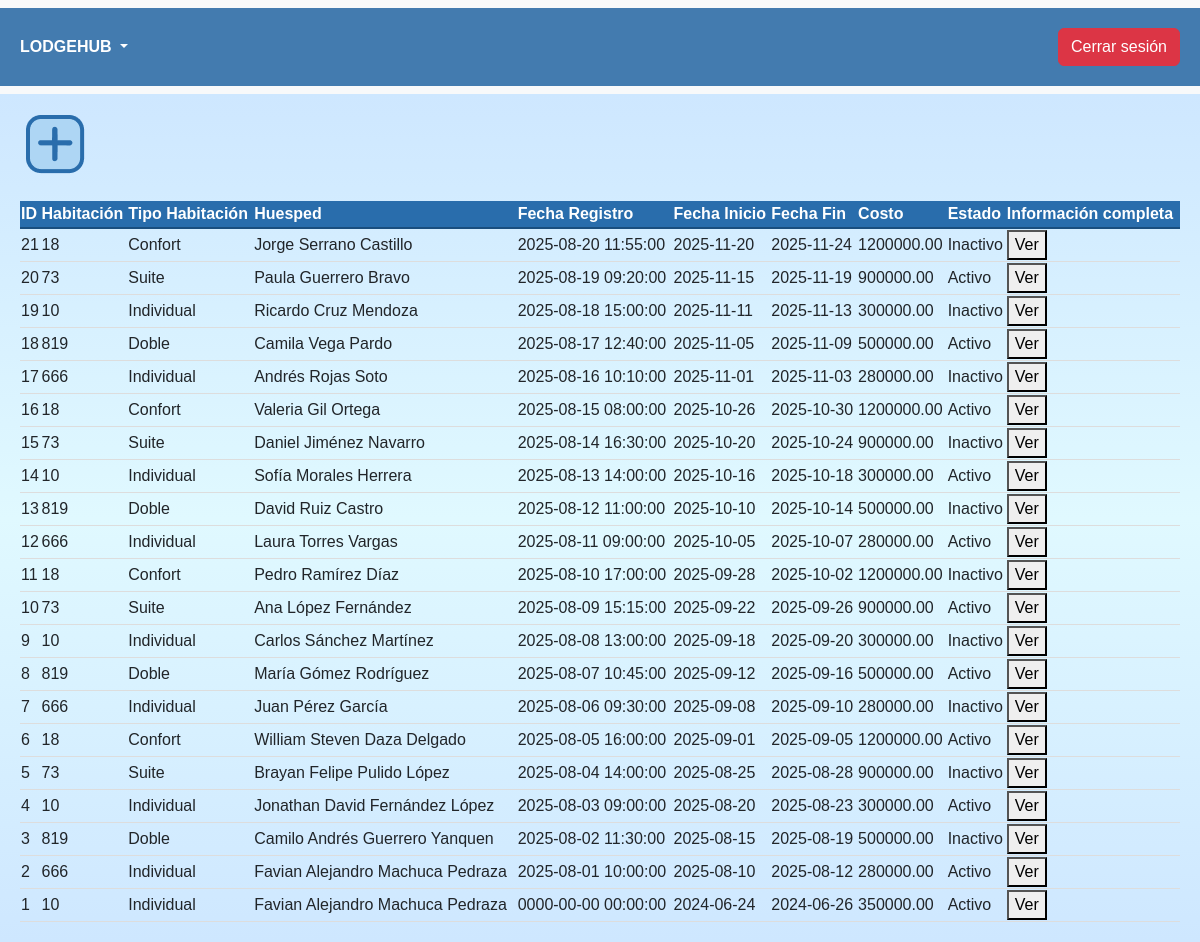
Screenshot of /6_Reservas/2R/mainReservas.php with the database file from the repository.
### tables this page shows
CREATE TABLE IF NOT EXISTS tp_reservas (id INT (3) AUTO_INCREMENT NOT NULL,
                                        costo DECIMAL(10,2) NOT NULL,
                                        fechainicio DATE NOT NULL,
                                        fechaFin DATE NOT NULL,
                                        cantidadAdultos INT (2) NULL,
                                        cantidadNinos INT (2) NULL,
                                        cantidadDiscapacitados INT (2) NULL,
                                        motivoReserva INT (3) NOT NULL,
                                        numeroHabitacion VARCHAR (5) NOT NULL,
                                        metodoPago int (3) NOT NULL,
                                        informacionAdicional TEXT,
                                        emp_numdocumento VARCHAR (15) NOT NULL,
                                        estado INT (3) NOT NULL,
                                        hue_numdocumento VARCHAR (15) NOT NULL,
                                        fechaRegistro DATETIME DEFAULT CURRENT_TIMESTAMP,


                                        PRIMARY KEY (id),
                                        FOREIGN KEY (motivoReserva) REFERENCES td_motivoreserva (id),
                                        FOREIGN KEY (numeroHabitacion) REFERENCES tp_habitaciones (numero),
                                        FOREIGN KEY (emp_numdocumento) REFERENCES tp_empleados (numDocumento),
                                        FOREIGN KEY (estado) REFERENCES td_estado(id),
                                        FOREIGN KEY (hue_numdocumento) REFERENCES tp_huespedes (numDocumento),
                                        FOREIGN KEY (metodoPago) REFERENCES td_metodopago (id)
                                        );

CREATE TABLE IF NOT EXISTS td_tipoHabitacion (id INT (3) AUTO_INCREMENT NOT NULL,
                                            descripcion VARCHAR (20) NOT NULL,

                                            PRIMARY KEY (id)
                                            );

CREATE TABLE IF NOT EXISTS tp_huespedes (numDocumento VARCHAR(15) NOT NULL,
                                        numTelefono VARCHAR (15) NOT NULL,
                                        correo VARCHAR(30) NOT NULL,
                                        nombres VARCHAR(50) NOT NULL,
                                        apellidos VARCHAR(50) NOT NULL,
                                        tipoDocumento INT(3) NOT NULL,
                                        sexo INT(3) NOT NULL,
                                        estadoCivil INT (3) NOT NULL,


                                        PRIMARY KEY (numDocumento),
                                        FOREIGN KEY (tipoDocumento) REFERENCES td_tipodocumento (id),
                                        FOREIGN KEY (sexo) REFERENCES td_sexo (id),
                                        FOREIGN KEY (estadoCivil) REFERENCES td_estadocivil (id)
                                        );

CREATE TABLE IF NOT EXISTS td_estado (id INT (3) AUTO_INCREMENT NOT NULL,
                                          descripcion VARCHAR (20) NOT NULL,
                                          
                                          PRIMARY KEY (id)
                                          );

### 6_Reservas/2R/ReadReservas.php (shortened to what this page needs)
<?php
datosTabla();
function datosTabla(){
$db = conexionDB();
$sql = "SELECT r.id, r.numeroHabitacion, th.descripcion as tipoHab, h.nombres, h.apellidos, r.fechaRegistro, r.fechainicio, r.fechaFin, r.costo, e.descripcion FROM tp_reservas as r
    INNER JOIN tp_habitaciones AS Hab ON r.numeroHabitacion = Hab.numero
    INNER JOIN td_tipohabitacion AS th ON Hab.tipoHabitacion = th.id
    INNER JOIN td_estado AS e ON r.estado = e.id
    INNER JOIN tp_huespedes AS h ON r.hue_numDocumento = h.numDocumento
ORDER BY id DESC";
$resultado = $db->prepare($sql);
$resultado->execute();
?>
    <table class='tablaReservas' id="listadoReservasRead">
        <thead>
            <tr>
                <th>ID</th>
                <th>Habitación</th>
                <th>Tipo Habitación</th>
                <th>Huesped</th>
                <th>Fecha Registro</th>
                <th>Fecha Inicio</th>
                <th>Fecha Fin</th>
                <th>Costo</th>
                <th>Estado</th>
                <th>Información completa</th>
            </tr>
        </thead>
        <tbody>
<?php
        while ($fila = $resultado->fetch(PDO::FETCH_ASSOC)){
?>
            <tr>
                <td><?php echo $fila['id'];?></td>
                <td><?php echo $fila['numeroHabitacion'];?></td>
                <td><?php echo $fila['tipoHab'];?></td>
                <td><?php echo $fila['nombres'] . " " .$fila['apellidos'] ;?></td>
                <td><?php echo $fila['fechaRegistro'];?></td>
                <td><?php echo $fila['fechainicio'];?></td>
                <td><?php echo $fila['fechaFin'];?></td>
                <td><?php echo $fila['costo'];?></td>
                <td><?php echo $fila['descripcion'];?></td>
                <td><button id="verInformacionReserva" onclick="mostrarModal(<?php echo $fila['id']; ?>)" style="cursor:pointer;">Ver</button></td>
            </tr>
<?php
        }
?>
        </tbody>
        </table>
<?php
}
?>

### 6_Reservas/styles.css (style rules this page uses)
body, h1, h2, h3, p, ul, ol, li { margin: 0; padding: 0; }
*, *::before, *::after { box-sizing: border-box; }
body { font-family: "Arial", sans-serif; font-size: 16px; background-color: #f8f9fa; display: flex; flex-direction: column; height: 100vh; padding-top: 94px; }
#listadoReservasRead { width: 100% !important; border-collapse: collapse; margin-top: 20px; margin-bottom: 20px; }
#listadoReservasRead thead th { background-color: #296dac; color: white; text-align: left; border-bottom: 2px solid #1a4e7e; }
#listadoReservasRead tbody td { border-bottom: 1px solid #ddd; vertical-align: middle; }

### rows the page displays
tp_reservas: id "21", numeroHabitacion "18", td_tipohabitacion.descripcion "Confort", hue_numdocumento.nombres "Jorge", hue_numdocumento.apellidos "Serrano Castillo", fechaRegistro "2025-08-20 11:55:00", fechainicio "2025-11-20", fechaFin "2025-11-24", costo "1200000.00", estado.descripcion "Inactivo"
tp_reservas: id "20", numeroHabitacion "73", td_tipohabitacion.descripcion "Suite", hue_numdocumento.nombres "Paula", hue_numdocumento.apellidos "Guerrero Bravo", fechaRegistro "2025-08-19 09:20:00", fechainicio "2025-11-15", fechaFin "2025-11-19", costo "900000.00", estado.descripcion "Activo"
tp_reservas: id "19", numeroHabitacion "10", td_tipohabitacion.descripcion "Individual", hue_numdocumento.nombres "Ricardo", hue_numdocumento.apellidos "Cruz Mendoza", fechaRegistro "2025-08-18 15:00:00", fechainicio "2025-11-11", fechaFin "2025-11-13", costo "300000.00", estado.descripcion "Inactivo"
tp_reservas: id "18", numeroHabitacion "819", td_tipohabitacion.descripcion "Doble", hue_numdocumento.nombres "Camila", hue_numdocumento.apellidos "Vega Pardo", fechaRegistro "2025-08-17 12:40:00", fechainicio "2025-11-05", fechaFin "2025-11-09", costo "500000.00", estado.descripcion "Activo"
tp_reservas: id "17", numeroHabitacion "666", td_tipohabitacion.descripcion "Individual", hue_numdocumento.nombres "Andrés", hue_numdocumento.apellidos "Rojas Soto", fechaRegistro "2025-08-16 10:10:00", fechainicio "2025-11-01", fechaFin "2025-11-03", costo "280000.00", estado.descripcion "Inactivo"
tp_reservas: id "16", numeroHabitacion "18", td_tipohabitacion.descripcion "Confort", hue_numdocumento.nombres "Valeria", hue_numdocumento.apellidos "Gil Ortega", fechaRegistro "2025-08-15 08:00:00", fechainicio "2025-10-26", fechaFin "2025-10-30", costo "1200000.00", estado.descripcion "Activo"
tp_reservas: id "15", numeroHabitacion "73", td_tipohabitacion.descripcion "Suite", hue_numdocumento.nombres "Daniel", hue_numdocumento.apellidos "Jiménez Navarro", fechaRegistro "2025-08-14 16:30:00", fechainicio "2025-10-20", fechaFin "2025-10-24", costo "900000.00", estado.descripcion "Inactivo"
tp_reservas: id "14", numeroHabitacion "10", td_tipohabitacion.descripcion "Individual", hue_numdocumento.nombres "Sofía", hue_numdocumento.apellidos "Morales Herrera", fechaRegistro "2025-08-13 14:00:00", fechainicio "2025-10-16", fechaFin "2025-10-18", costo "300000.00", estado.descripcion "Activo"
tp_reservas: id "13", numeroHabitacion "819", td_tipohabitacion.descripcion "Doble", hue_numdocumento.nombres "David", hue_numdocumento.apellidos "Ruiz Castro", fechaRegistro "2025-08-12 11:00:00", fechainicio "2025-10-10", fechaFin "2025-10-14", costo "500000.00", estado.descripcion "Inactivo"
tp_reservas: id "12", numeroHabitacion "666", td_tipohabitacion.descripcion "Individual", hue_numdocumento.nombres "Laura", hue_numdocumento.apellidos "Torres Vargas", fechaRegistro "2025-08-11 09:00:00", fechainicio "2025-10-05", fechaFin "2025-10-07", costo "280000.00", estado.descripcion "Activo"
tp_reservas: id "11", numeroHabitacion "18", td_tipohabitacion.descripcion "Confort", hue_numdocumento.nombres "Pedro", hue_numdocumento.apellidos "Ramírez Díaz", fechaRegistro "2025-08-10 17:00:00", fechainicio "2025-09-28", fechaFin "2025-10-02", costo "1200000.00", estado.descripcion "Inactivo"
tp_reservas: id "10", numeroHabitacion "73", td_tipohabitacion.descripcion "Suite", hue_numdocumento.nombres "Ana", hue_numdocumento.apellidos "López Fernández", fechaRegistro "2025-08-09 15:15:00", fechainicio "2025-09-22", fechaFin "2025-09-26", costo "900000.00", estado.descripcion "Activo"
tp_reservas: id "9", numeroHabitacion "10", td_tipohabitacion.descripcion "Individual", hue_numdocumento.nombres "Carlos", hue_numdocumento.apellidos "Sánchez Martínez", fechaRegistro "2025-08-08 13:00:00", fechainicio "2025-09-18", fechaFin "2025-09-20", costo "300000.00", estado.descripcion "Inactivo"
tp_reservas: id "8", numeroHabitacion "819", td_tipohabitacion.descripcion "Doble", hue_numdocumento.nombres "María", hue_numdocumento.apellidos "Gómez Rodríguez", fechaRegistro "2025-08-07 10:45:00", fechainicio "2025-09-12", fechaFin "2025-09-16", costo "500000.00", estado.descripcion "Activo"
tp_reservas: id "7", numeroHabitacion "666", td_tipohabitacion.descripcion "Individual", hue_numdocumento.nombres "Juan", hue_numdocumento.apellidos "Pérez García", fechaRegistro "2025-08-06 09:30:00", fechainicio "2025-09-08", fechaFin "2025-09-10", costo "280000.00", estado.descripcion "Inactivo"
tp_reservas: id "6", numeroHabitacion "18", td_tipohabitacion.descripcion "Confort", hue_numdocumento.nombres "William Steven", hue_numdocumento.apellidos "Daza Delgado", fechaRegistro "2025-08-05 16:00:00", fechainicio "2025-09-01", fechaFin "2025-09-05", costo "1200000.00", estado.descripcion "Activo"
tp_reservas: id "5", numeroHabitacion "73", td_tipohabitacion.descripcion "Suite", hue_numdocumento.nombres "Brayan Felipe", hue_numdocumento.apellidos "Pulido López", fechaRegistro "2025-08-04 14:00:00", fechainicio "2025-08-25", fechaFin "2025-08-28", costo "900000.00", estado.descripcion "Inactivo"
tp_reservas: id "4", numeroHabitacion "10", td_tipohabitacion.descripcion "Individual", hue_numdocumento.nombres "Jonathan David", hue_numdocumento.apellidos "Fernández López", fechaRegistro "2025-08-03 09:00:00", fechainicio "2025-08-20", fechaFin "2025-08-23", costo "300000.00", estado.descripcion "Activo"
tp_reservas: id "3", numeroHabitacion "819", td_tipohabitacion.descripcion "Doble", hue_numdocumento.nombres "Camilo Andrés", hue_numdocumento.apellidos "Guerrero Yanquen", fechaRegistro "2025-08-02 11:30:00", fechainicio "2025-08-15", fechaFin "2025-08-19", costo "500000.00", estado.descripcion "Inactivo"
tp_reservas: id "2", numeroHabitacion "666", td_tipohabitacion.descripcion "Individual", hue_numdocumento.nombres "Favian Alejandro", hue_numdocumento.apellidos "Machuca Pedraza", fechaRegistro "2025-08-01 10:00:00", fechainicio "2025-08-10", fechaFin "2025-08-12", costo "280000.00", estado.descripcion "Activo"
tp_reservas: id "1", numeroHabitacion "10", td_tipohabitacion.descripcion "Individual", hue_numdocumento.nombres "Favian Alejandro", hue_numdocumento.apellidos "Machuca Pedraza", fechaRegistro "0000-00-00 00:00:00", fechainicio "2024-06-24", fechaFin "2024-06-26", costo "350000.00", estado.descripcion "Activo"
